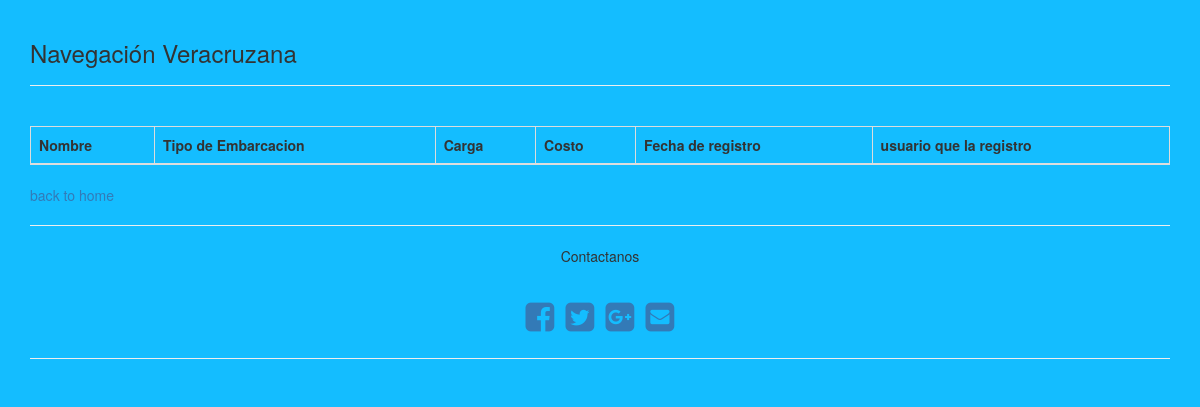
/navega/ceo/, run on an earlier commit of the app's database.
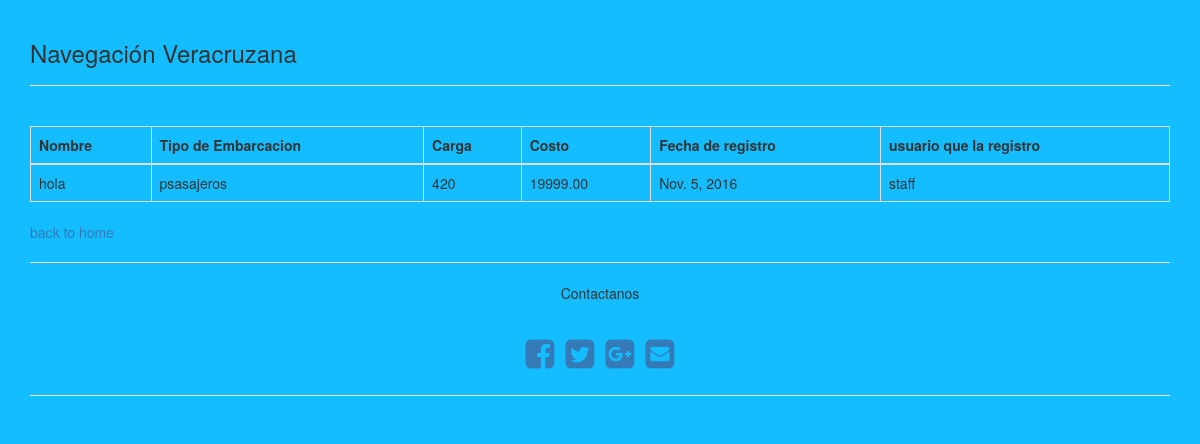
And on a later commit of the database.
### navega/models.py (models this page shows)
class Embarcacion(models.Model):
    nombre = models.CharField(max_length=120)
    eslora = models.DecimalField(max_digits=10, decimal_places=2)
    calado = models.DecimalField(max_digits=10, decimal_places=2)
    tipo = models.CharField(max_length=30)
    carga = models.IntegerField()
    costo = models.DecimalField(max_digits=10, decimal_places=2)
    fecha = models.DateField(auto_now=False, auto_now_add=True)
    company = models.CharField(max_length=100)
    usuario = models.ForeignKey(settings.AUTH_USER_MODEL)

### navega/views.py (the view)
def ceo(request):
    st = datetime.date(2016,1,1)
    en = datetime.date(2016,12,31)
    ships = Embarcacion.objects.filter(fecha__range=(st, en))
    return render(request, 'navega/ceo.html', {"ships":ships})

### navega/templates/navega/ceo.html (shortened to what this page needs)
{% extends "layout.html" %}
{% block content %}
    <br>
    <table class="table table-bordered table-hover">
        <thead class="thead-inverse">
        <tr>
            <th>Nombre</th>
            <th>Tipo de Embarcacion</th>
            <th>Carga</th>
            <th>Costo</th>
            <th>Fecha de registro</th>
            <th>usuario que la registro</th>
        </tr>
        </thead>
        {% for ship in ships %}
            <tr>
                <td>{{ ship.nombre }}</td>
                <td> {{ ship.tipo }}</td>
                <td>{{ ship.carga }}</td>
                <td>{{ ship.costo }}</td>
                <td>{{ ship.fecha }}</td>
                <td>{{ ship.usuario }}</td>
            </tr>
        {% endfor %}
    </table>
    <a href="/"> back to home</a>
{% endblock %}

What changed in the data, as far as the page shows it:
added Embarcacion: nombre "hola", tipo "psasajeros", carga "420", costo "19999.00", fecha "Nov. 5, 2016", usuario "staff"
